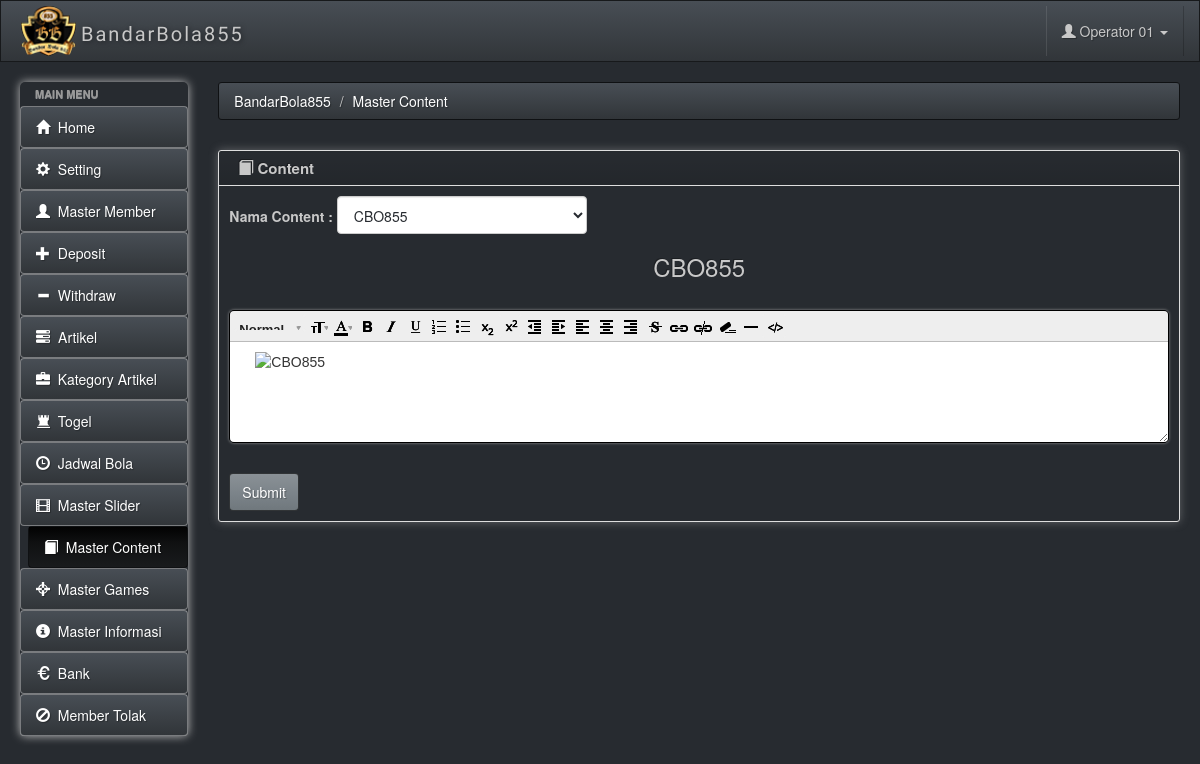
/admincm/mscontent.php?contentid=CBO855 (signed in), run on the app's committed database.
### tables this page shows
CREATE TABLE `msmodul` (
  `mdl_id` varchar(60) NOT NULL,
  `mdl_name` varchar(60) NOT NULL,
  `mdl_urut` char(2) NOT NULL,
  `mdl_group` varchar(10) NOT NULL,
  `mdl_file` varchar(60) NOT NULL,
  `mdl_icon` varchar(20) NOT NULL
);

### includes/fungsi.php (called while the page is built, shortened)
<?php
function fOpenConn() {
	if ($conn = mysqli_connect(DB_SERVER,DB_SERVER_USERNAME,DB_SERVER_PASSWORD)) {
		if (mysqli_select_db($conn,DB_DATABASE)) {
                        mysqli_query($conn, "SET time_zone = '+07:00'");
			return $conn;
		}
	}
	else
	{
		echo "error fOpenConn<BR>";
		echo mysqli_error() . "<br>";
		return NULL;
	}
}
function antiinjection($str) {
 return addslashes($str);
}
?>

### includes/validuser.php (called while the page is built, shortened)
<?php
if (!isset($_SESSION['primaryiduser_bandar855']) || !isset($_SESSION['useriduser_bandar855']) || !isset($_SESSION['passworduser_bandar855']) || !isset($_SESSION['namauser_bandar855']))
{
	header("location:login.php");
}
else
{
	$fix_primaryid = $_SESSION['primaryiduser_bandar855'];
}

### admincm/mscontent.php (the view, shortened to what this page needs)
<?php
require_once "../includes/validuser.php";
$titlepage = "Master Content";
$modulid = "Content";
$contentid = "";
if (isset($_GET['contentid']))
    $contentid = antiinjection($_GET['contentid']);
    ?>
    <?php
require_once '../includes/htmltop.php';
?>
<link type="text/css" rel="stylesheet" href="../plugin/Editor/jquery-te-1.4.0.css">
</head>
<body>
    <?php
    require_once '../includes/topbar.php';
    require_once '../includes/menu.php';
    ?>
<div class="row">
    <div class="box col-md-12">
        <div class="box-inner">
            <div class="box-header well">
                <h2><i class="glyphicon glyphicon-book"></i> Content</h2>
            </div>
            <div class="box-content">
                <div class="form-group">
                    <label for="contentid">Nama Content : </label>
                    <select class="form-control wajibinput" id="contentid" name="contentid" style="width: 250px; display: inline-block;" onchange="location.href = '?contentid='+this.value;">
                        <?php
                        $qr0 = mysqli_query(fOpenConn(), "SELECT * FROM mscontent ORDER BY cnt_id");
                        while ($rs0 = mysqli_fetch_object($qr0))
                        {
                            if ($rs0->cnt_id == $contentid)
                                echo "<option selected value='$rs0->cnt_id'>$rs0->cnt_id</option>";
                            else
                                echo "<option value='$rs0->cnt_id'>$rs0->cnt_id</option>";
                        }
                        ?>
                    </select>
                </div>
                <?php
                if (!empty($contentid))
                {
                    echo "<h3 align='center'>$contentid</h3>";
                ?>
                <form method="post">
                    <button type="submit" name="saveproses" class="btn btn-primary">Submit</button>
                </form>
                <?php
                }
                ?>
            </div>
        </div>
    </div>
</div>
<?php
require_once '../includes/footer.php';
?>

### includes/menu.php (shortened to what this page needs)
<div class="ch-container">
    <div class="row">
        <div class="col-sm-2 col-lg-2">
            <div class="sidebar-nav">
                <div class="nav-canvas">
                    <ul class="nav nav-pills nav-stacked main-menu">
                        <li class="nav-header">Main Menu</li>
                        <li <?php if ($modulid == "home") echo 'class="active"'; ?>><a class="ajax-link" href="index.php"><i class="glyphicon glyphicon-home"></i><span> &nbsp;Home</span></a></li>
                        <?php
                        $qr0 = mysqli_query(fOpenConn(), "SELECT * FROM msmodul, mshak WHERE hak_modul = mdl_id AND hak_user = '$fix_primaryid' AND hak_akses = '1' ORDER BY mdl_urut");
                        while ($rs0 = mysqli_fetch_object($qr0))
                        {
                            if ($modulid == $rs0->mdl_id) echo '<li class="active">'; else echo '<li>';
                            echo '<a class="ajax-link" href="'.$rs0->mdl_file.'"><i class="glyphicon glyphicon-'.$rs0->mdl_icon.'"></i><span> &nbsp;'.$rs0->mdl_name.'</span></a></li>';
                        }
                        ?>
                    </ul>
                </div>
            </div>
        </div>
        <div id="content" class="col-lg-10 col-sm-10">
            <div>
    <ul class="breadcrumb">
        <li>
            <a href="#">BandarBola855</a>
        </li>
        <?php
        $breadcrumb = explode(" | ", $titlepage);
        for ($x = 0 ; $x < sizeof($breadcrumb) ; $x++)
            echo "<li><a href='#'>$breadcrumb[$x]</a>";
        ?>
        </li>
    </ul>
</div>

### css/charisma-app.css (style rules this page uses)
select { background-color: #fff; }
.ch-container { padding: 0 15px; }
.box { margin-top: 10px; margin-bottom: 10px; }
.box-inner { border: 1px solid #DEDEDE; border-radius: 3px; -webkit-border-radius: 3px; -moz-border-radius: 3px; box-shadow: 0 0 10px rgba(189, 189, 189, 0.4); -webkit-box-shadow: 0 0 10px rgba(189, 189, 189, 0.4); -moz-box-shadow: 0 0 10px rgba(189, 189, 189, 0.4); }
.box-header { border: none; padding-top: 5px; border-bottom: 1px solid #DEDEDE; border-radius: 3px 3px 0 0; -webkit-border-radius: 3px 3px 0 0; -moz-border-radius: 3px 3px 0 0; height: 35px; min-height: 35px !important; margin-bottom: 0; font-weight: bold; font-size: 16px; background: -moz-linear-gradient(top, rgba(255, 255, 255, 0) 0%, rgba(0, 0, 0, 0.1) 100%); background: -webkit-gradient(linear, left top, left bottom, color-stop(0%, rgba(255, 255, 255, 0)), color-stop(100%, rgba(0, 0, 0, 0.1))); background: -webkit-linear-gradient(top, rgba(255, 255, 255, 0) 0%, rgba(0, 0, 0, 0.1) 100%); background: -o-linear-gradient(top, rgba(255, 255, 255, 0) 0%, rgba(0, 0, 0, 0.1) 100%); background: -ms-linear-gradient(top, rgba(255, 255, 255, 0) 0%, rgba(0, 0, 0, 0.1) 100%); background: linear-gradient(to bottom, rgba(255, 255, 255, 0) 0%, rgba(0, 0, 0, 0.1) 100%); filter: progid:DXImageTransform.Microsoft.gradient(startColorstr='#00ffffff', endColorstr='#1a000000', GradientType=0); }
.box-header h2 { font-size: 15px; width: auto; clear: none; float: left; line-height: 25px; white-space: nowrap; font-weight: bold; margin-top: 0; margin-bottom: 0; }
.box-header h2 > i { margin-top: 1px; }
.box-content { padding: 10px; }
.sidebar-nav { min-height: 0; box-shadow: 0 0 10px #BDBDBD; border-radius: 5px; margin-bottom: 0; padding-bottom: 0; max-height: none; }
.main-menu > li > a { border: 1px solid rgba(221, 221, 221, 0.46); }
.main-menu > li { margin-top: 0 !important; }
.sidebar-nav .nav-header { display: block; padding: 3px 15px; font-size: 11px; font-weight: bold; line-height: 18px; color: #999999; text-shadow: 0 1px 0 rgba(255, 255, 255, 0.5); text-transform: uppercase; }
ul.main-menu li.active { margin-left: 8px; }
ul.main-menu li:not(.nav-header) { -webkit-transition: .3s; -moz-transition: .3s; -ms-transition: .3s; -o-transition: .3s; transition: .3s; }
@media only screen and (min-width: 980px) { a, button, input[type=submit], input[type=button], .product-img { -webkit-transition: .5s; -moz-transition: .5s; -ms-transition: .5s; -o-transition: .5s; transition: .5s; } }
@media only screen and (min-width: 980px) { .ch-container { padding: 0 20px; } }

### data on the page
msmodul: mdl_name "Setting"
msmodul: mdl_name "Master Member"
msmodul: mdl_name "Deposit"
msmodul: mdl_name "Withdraw"
msmodul: mdl_name "Artikel"
msmodul: mdl_name "Kategory Artikel"
msmodul: mdl_name "Togel"
msmodul: mdl_name "Jadwal Bola"
msmodul: mdl_name "Master Slider"
msmodul: mdl_name "Master Content"
msmodul: mdl_name "Master Games"
msmodul: mdl_name "Master Informasi"
msmodul: mdl_name "Bank"
msmodul: mdl_name "Member Tolak"

### other printed values
$fix_username "Operator 01"
$breadcrumb[$x] "Master Content"
$contentid "CBO855"
form field contentid "CBO855"
